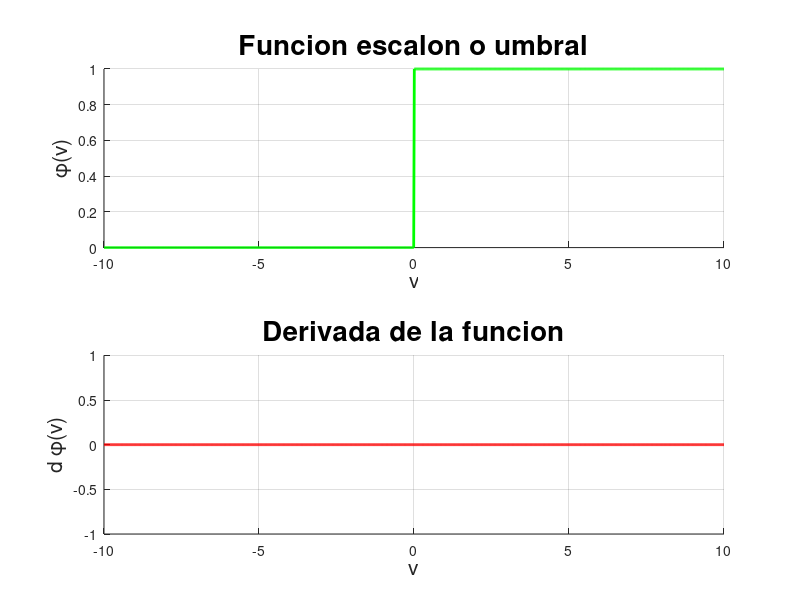

Write the MATLAB code that produced this figure.
% Ian Mu;oz Nu;ez - Funcion 'Escalon'

close all
clear
clc

v = linspace(-10, 10, 1000); % Variable independiente

y = []; % Funcion o variable dependiente
for i= 1:1000
    if v(i) >= 0
        y(i) = 1;
    else
        y(i) = 0;
    end
end
dy = zeros(1,1000); % Derivada de la funcion

figure(1)

subplot(2,1,1)
hold on
grid on

plot(v, y, 'g-', 'LineWidth', 2)
title("Funcion escalon o umbral", 'FontSize', 20)
xlabel('v', 'FontSize', 15)
ylabel('\phi(v)', 'FontSize', 15)

subplot(2,1,2)
hold on
grid on

plot(v, dy, 'r-', 'LineWidth', 2)
title("Derivada de la funcion", 'FontSize', 20)
xlabel('v', 'FontSize', 15)
ylabel('d \phi(v)', 'FontSize', 15)

